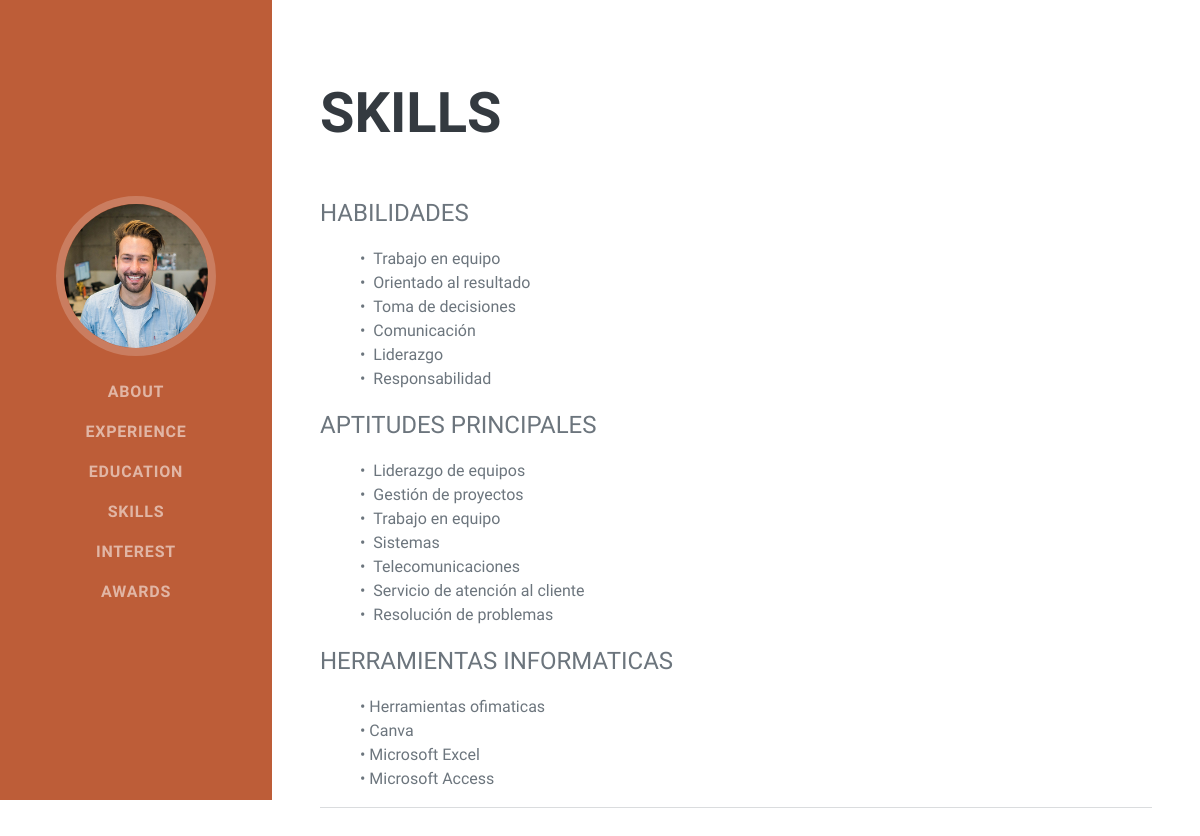
Screenshot of /skills/ with the database file from the repository.
### skills/models.py (models this page shows)
class Skills(models.Model):
    skills = RichTextField(null=True, blank=True, max_length=512, verbose_name="Habilidades")
    core_skills = RichTextField(null=True, blank=True, max_length=512, verbose_name="Aptitudes principales")
    computer_tools = RichTextField(null=True, blank=True, max_length=512, verbose_name="Herramientas informaticas")
    created = models.DateTimeField(auto_now_add=True)
    updated = models.DateTimeField(auto_now=True)
    class Meta:
        verbose_name = "Habilidades"
        ordering = ["-created"]

### skills/views.py (the view)
# urls.py: path('skills/', skills_views.skills, name="skills"),
def skills(request):
    skills = Skills.objects.all()
    return render(request, "skills/skills.html", {'skills':skills})

### skills/templates/skills/skills.html (shortened to what this page needs)
{% extends 'core/base.html' %}
{% block content %}
    {% for skills in skills %}
            <h2 class="mb-5">Skills</h2>{{experience.position}}
            <div class="subheading mb-3">Habilidades</div>
            <ul class="fa-ul mb-0">
                {{skills.skills|safe}}
            </ul>
            <div class="subheading mb-3">Aptitudes principales</div>
            <ul class="fa-ul mb-0">
                {{skills.core_skills|safe}}
            </ul>
            <div class="subheading mb-3">Herramientas informaticas</div>
            <ul class="fa-ul mb-0">
                {{skills.computer_tools|safe}}
            </ul>
            <hr class="m-0" />
            <br/>
    {% endfor %}
{% endblock %}

### rows the page displays
Skills: skills "• Trabajo en equipo • Orientado al resultado • Toma de decisiones • Comunicación • Liderazgo • Responsabilidad", core_skills "• Liderazgo de equipos • Gestión de proyectos • Trabajo en equipo • Sistemas • Telecomunicaciones • Servicio de atención al cliente • Resolución de problemas", computer_tools "• Herramientas ofimaticas • Canva • Microsoft Excel • Microsoft Access"
